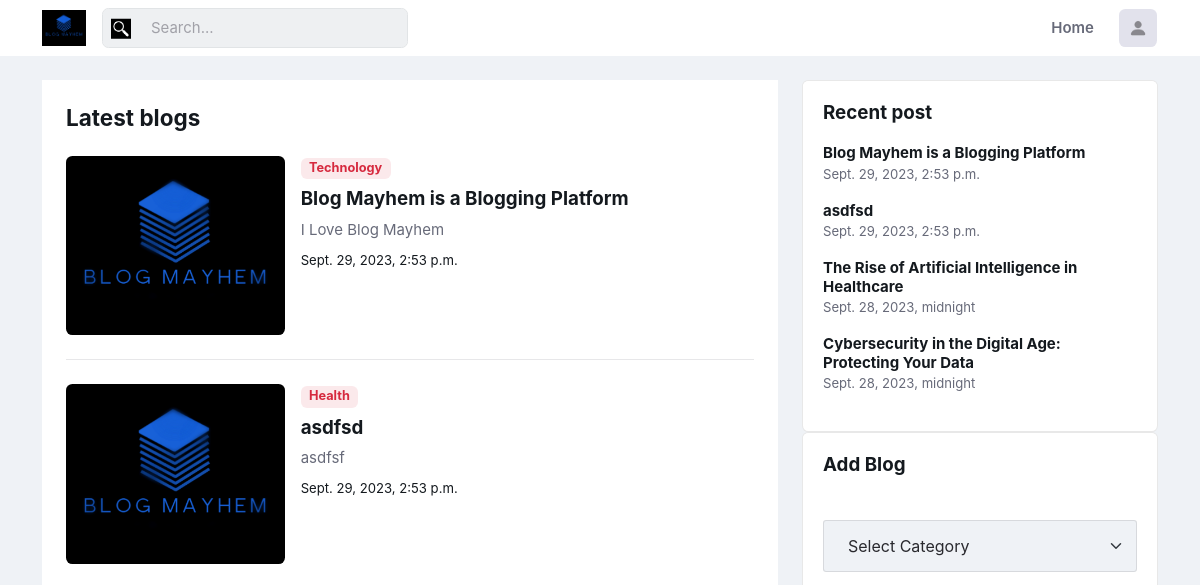
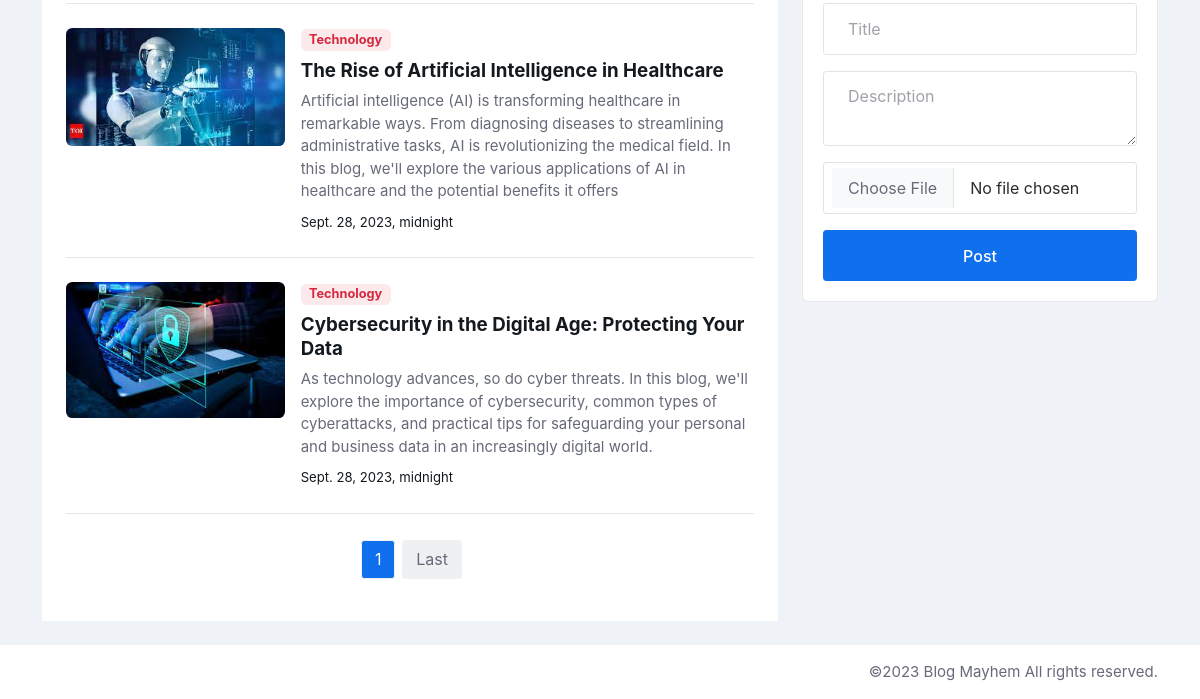
The app's page /page/2, older data (2 pictures, top to bottom).
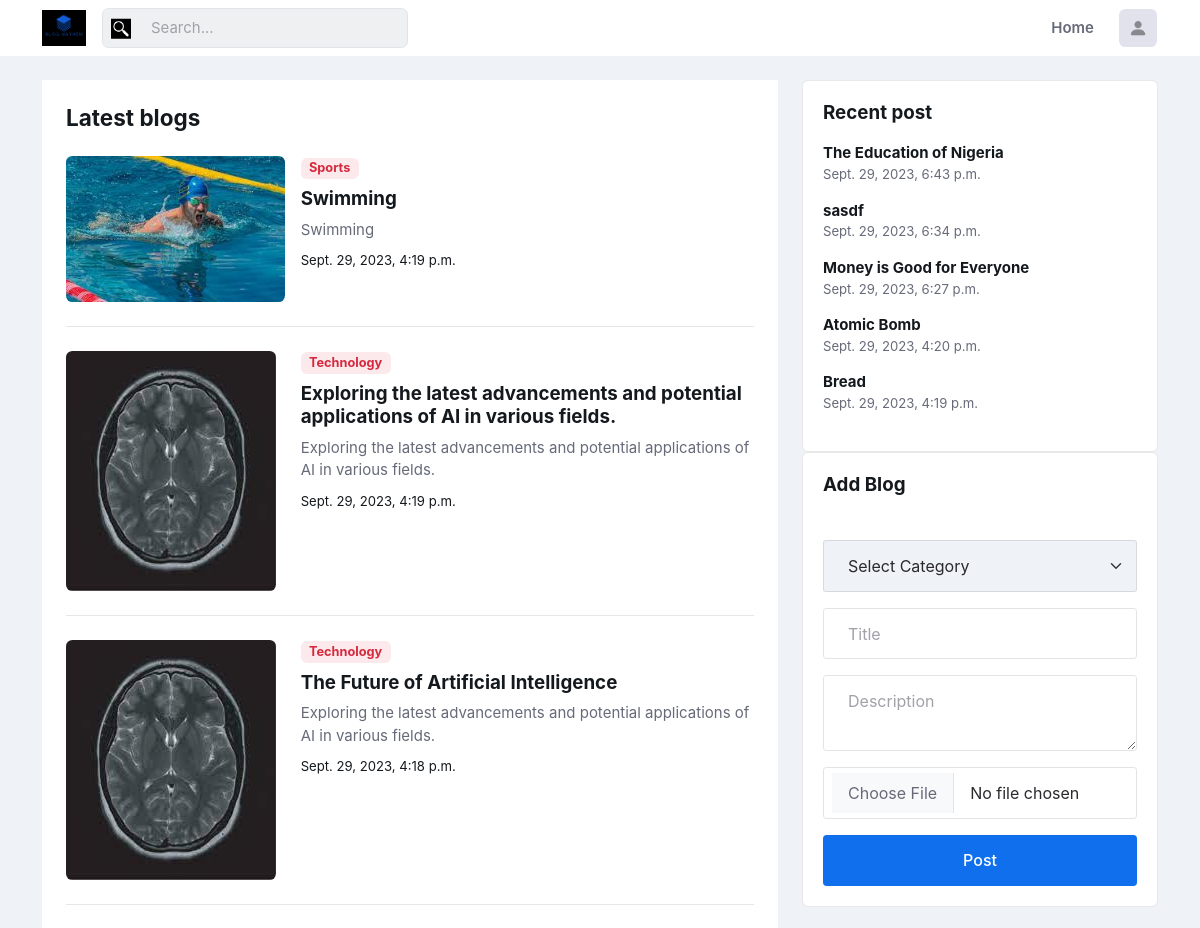
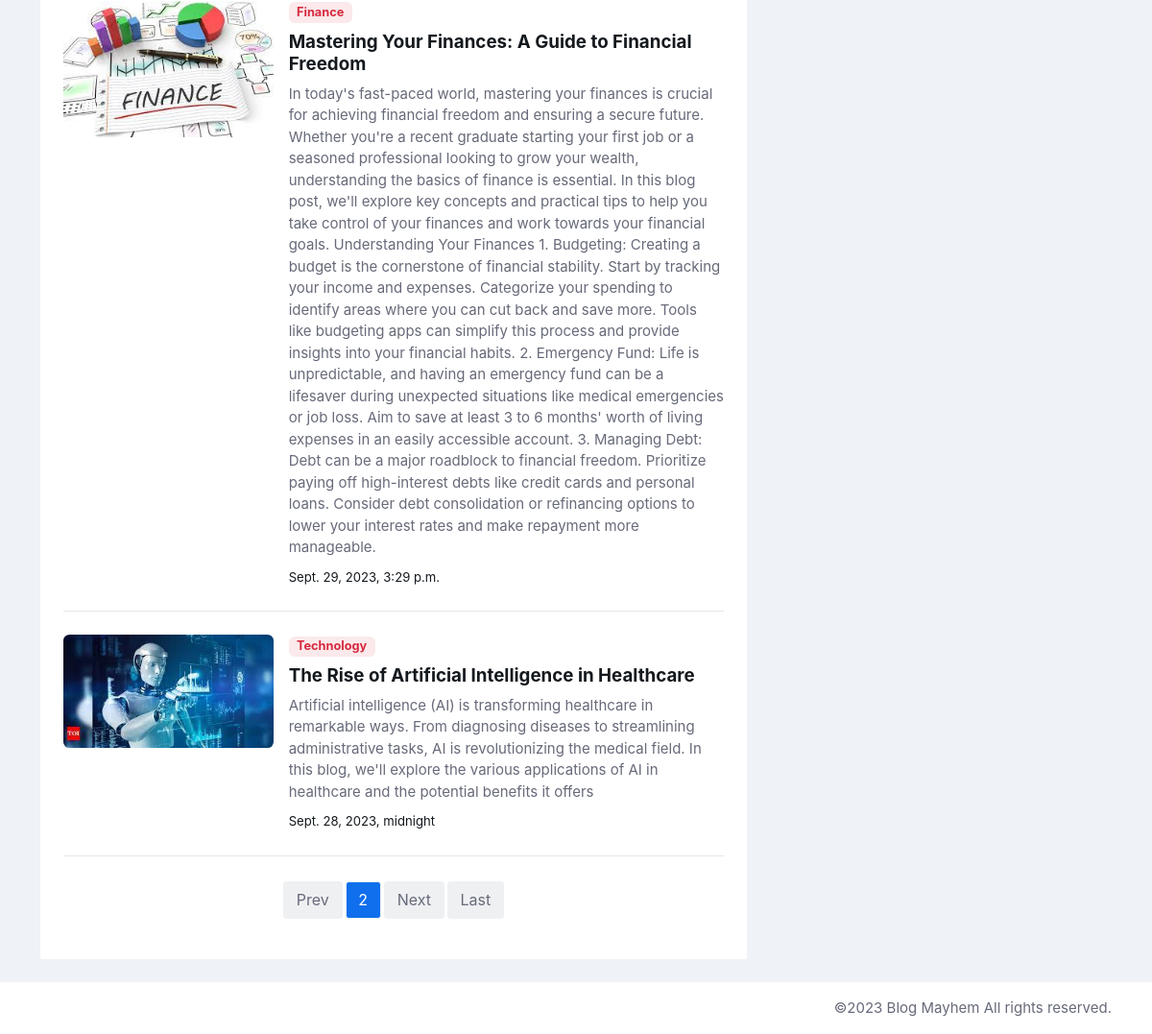
The same page, newer data (2 pictures, top to bottom).
### base/models.py (models this page shows, shortened)
class Blog(models.Model):
    title = models.CharField(max_length=255)
    category = models.ForeignKey(Category, on_delete=models.CASCADE)
    description = models.TextField()
    image = models.ImageField(upload_to="images", storage=FileSystemStorage("base/static"))
    user = models.ForeignKey(User, on_delete=models.CASCADE)
    created = models.DateTimeField(auto_created=True, auto_now_add=True)

class Category(models.Model):
    title = models.CharField(max_length=30)
    def __str__(self):
        return f"{self.title}"

### base/views.py (the view)
# urls.py: path("page/<int:page>", views.page, name="home"),
def page(request, page=1):
    blogs = Blog.objects.order_by("-created")
    paginator = Paginator(blogs, 5)  # Show 10 blogs per page
    page_obj = paginator.get_page(page)
    recent = Blog.objects.order_by("-created")[:5]
    categories = Category.objects.all()
    context = {
        "blogs": page_obj,
        "categories": categories,
        "recent": recent,
    }
    return render(request, "blog.html", context)

### base/templates/blog.html (shortened to what this page needs)
{% extends "base.html" %}
{% load static %}
{% block content %}
<main>
  <div class="container">
    <div class="row g-4">
      <div class="col-lg-8">
        <div class="bg-mode p-4">
          <h1 class="h4 mb-4">Latest blogs</h1>
          {% for blog in blogs %}
          <div class="card bg-transparent border-0">
            <div class="row g-3">
              <div class="col-4">
                <img class="rounded" src="{% static blog.image.url %}" alt="">
              </div>
              <div class="col-8">
                <a class="badge bg-danger bg-opacity-10 text-danger mb-2 fw-bold">{{blog.category}}</a>
                <h5><a href="{% url "details" blog.id %}" class="btn-link  text-reset fw-bold">{{blog.title}}</a></h5>
                <div class="d-none d-sm-inline-block">
                  <p class="mb-2">{{blog.description}}</p>
                  <a class="small text-secondary" href="{% url "details" blog.id %}">{{blog.created}}</a>
                </div>
              </div>
            </div>
          </div>
          <hr class="my-4">
          {% endfor %}
          <div class="mt-4">
            <nav aria-label="navigation">
              <ul class="pagination pagination-light d-inline-block d-md-flex justify-content-center">
                <li class="page-item ">
                  {% if blogs.has_previous %}
                  <a class="page-link" href="{% url "home" blogs.previous_page_number %}">Prev</a>
                  {% endif %}
                </li>
                <li class="page-item active"><a class="page-link" href="{% url "home" %}">{{blogs.number}}</a></li>
                <li class="page-item">
                  {% if blogs.has_next %}
                  <a class="page-link" href="{% url "home" blogs.next_page_number %}">Next</a>
                  {% endif %}
                </li>
                <li class="page-item">
                  <a class="page-link" href="{% url "home" blogs.paginator.num_pages %}">Last</a>
                </li>
              </ul>
            </nav>
          </div>
        </div>
      </div>
      <div class="col-lg-4">
        <div class="row g-4">
          <div class="col-sm-6 col-lg-12">
            <div class="card">
              <div class="card-header pb-0 border-0">
                <h5 class="card-title mb-0">Recent post</h5>
              </div>
              <div class="card-body">
                {% for blog in recent %}
                <div class="mb-3">
                  <h6 class="mb-0"><a href="{% url "details" blog.id %}">{{blog.title}}</a></h6>
                  <small>{{blog.created}}</small>
                </div>
                {% endfor %}
              </div>
            </div>
          </div>
        </div>
        <div class="col-sm-6 col-lg-12">
          <div class="card">
            <div class="card-header pb-0 border-0">
              <h5 class="card-title mb-0">Add Blog</h5>
            </div>
            <div class="card-body">
              <form class="mt-sm-4" method="post" enctype="multipart/form-data" action="{% url "add_blog" %}">
                <div class="mb-3 input-group-lg">
                  <select name="category" class="form-select" placeholder="Category" required>
                    <option value="">Select Category</option>
                  </select>
                </div>
                <div class="mb-3 input-group-lg">
                    <input type="text" name="title" class="form-control" placeholder="Title" required>
                </div>
                <div class="mb-3 input-group-lg">
                    <textarea name="description" class="form-control" placeholder="Description" required></textarea>
                </div>
                <div class="mb-3 input-group-lg">
                    <input type="file" name="image" class="form-control" accept="image/*" required>
                </div>
                <div class="d-grid"><button type="submit" class="btn btn-lg btn-primary">Post</button></div>
            </form>
            </div>
          </div>
        </div>
      </div>
    </div>
  </div>
</main>
{% endblock content %}

### base/templates/base.html (shortened to what this page needs)
<!DOCTYPE html>
{% load static %}
<html lang="en" data-bs-theme="dark"><head><meta http-equiv="Content-Type" content="text/html; charset=UTF-8">
  <link rel="stylesheet" href="{% static 'css2' %}">
	<link rel="stylesheet" type="text/css" href="{% static 'styles/all.min.css' %}">
	<link rel="stylesheet" type="text/css" href="{% static 'styles/bootstrap-icons.css' %}">
	<link rel="stylesheet" type="text/css" href="{% static 'styles/style.css' %}">
</head>
<body>
<header class="navbar-light fixed-top header-static bg-mode">
	<nav class="navbar navbar-expand-lg">
		<div class="container">
			<a class="navbar-brand" href="{% url "home" %}">
        <img class="light-mode-item navbar-brand-item" src="{% static "img/logo.png" %}" alt="logo">
			</a>
			<div class="collapse navbar-collapse" id="navbarCollapse">
        <div class="nav mt-3 mt-lg-0 flex-nowrap align-items-center px-4 px-lg-0">
          <div class="nav-item w-100">
            <form class="rounded position-relative" method="get" action="search">
              <input class="form-control ps-5 bg-light" type="search" name="search" placeholder="Search..." aria-label="Search">
              <button class="btn bg-transparent px-2 py-0 position-absolute top-50 start-0 translate-middle-y" type="submit"><img width="20" height="20" src="{% static "img/search.png" %}" ></button>
            </form>
          </div>
        </div>
				<ul class="navbar-nav navbar-nav-scroll ms-auto">
					<li class="nav-item dropdown">
						<a class="nav-link " href="{% url "home" %}" id="homeMenu" aria-haspopup="true" aria-expanded="false">Home</a>
						</ul>
			</div>
			<ul class="nav flex-nowrap align-items-center ms-sm-3 list-unstyled">
        <li class="nav-item ms-2 dropdown">
					<a class="nav-link btn icon-md p-0" href="#" id="profileDropdown" role="button" data-bs-auto-close="outside" data-bs-display="static" data-bs-toggle="dropdown" aria-expanded="false">
						<img class="avatar-img rounded-2" src="{% static "img/placeholder.jpg" %}" alt="">
					</a>
				</li>
			</ul>
		</div>
	</nav>
</header>
{% block content %}{% endblock content %}
<footer class="bg-mode py-3">
  <div class="container">
    <div class="row">
      <div class="col-md-6">
      </div>
      <div class="col-md-6">
        <p class="text-center text-md-end mb-0">©2023 <a class="text-body" target="_blank" href=""> Blog Mayhem </a>All rights reserved.</p>
      </div>
    </div>
  </div>
</footer>
</body></html>

Row changes from the older to the newer data that the page shows:
removed Blog: image (picture), category "Technology", title "Blog Mayhem is a Blogging Platform", description "I Love Blog Mayhem", created "Sept. 29, 2023, 2:53 p.m."
removed Blog: image (picture), category "Health", title "asdfsd", description "asdfsf", created "Sept. 29, 2023, 2:53 p.m."
no longer on this page (row unchanged): Blog: image (picture), category "Technology", title "Cybersecurity in the Digital Age: Protecting Your Data", description "As technology advances, so do cyber threats. In this blog, we'll explore the importance of cybersecurity, common types of cyberattacks, and practical tips for safeguarding your personal and business data in an increasingly digital world.", created "Sept. 28, 2023, midnight"
no longer on one of the page's lists (row unchanged): Blog: title "The Rise of Artificial Intelligence in Healthcare", created "Sept. 28, 2023, midnight"
added Blog: image (picture), category "Sports", title "Swimming", description "Swimming", created "Sept. 29, 2023, 4:19 p.m.", shown under "Latest blogs"
added Blog: image (picture), category "Technology", title "Exploring the latest advancements and potential applications of AI in various fields.", description "Exploring the latest advancements and potential applications of AI in various fields.", created "Sept. 29, 2023, 4:19 p.m.", shown under "Latest blogs"
added Blog: image (picture), category "Technology", title "The Future of Artificial Intelligence", description "Exploring the latest advancements and potential applications of AI in various fields.", created "Sept. 29, 2023, 4:18 p.m.", shown under "Latest blogs"
added Blog: image (picture), category "Finance", title "Mastering Your Finances: A Guide to Financial Freedom", description "In today's fast-paced world, mastering your finances is crucial for achieving financial freedom and ensuring a secure future. Whether you're a recent graduate starting your first job or a seasoned professional looking to grow your wealth, understanding the basics of finance is essential. In this blog post, we'll explore key concepts and practical tips to help you take control of your finances and work towards your financial goals. Understanding Your Finances 1. Budgeting: Creating a budget is the cornerstone of financial stability. Start by tracking your income and expenses. Categorize your spending to identify areas where you can cut back and save more. Tools like budgeting apps can…", created "Sept. 29, 2023, 3:29 p.m.", shown under "Latest blogs"
added Blog: title "The Education of Nigeria", created "Sept. 29, 2023, 6:43 p.m.", shown under "Recent post"
added Blog: title "sasdf", created "Sept. 29, 2023, 6:34 p.m.", shown under "Recent post"
added Blog: title "Money is Good for Everyone", created "Sept. 29, 2023, 6:27 p.m.", shown under "Recent post"
added Blog: title "Atomic Bomb", created "Sept. 29, 2023, 4:20 p.m.", shown under "Recent post"
added Blog: title "Bread", created "Sept. 29, 2023, 4:19 p.m.", shown under "Recent post"
Text that changed along with them:
{{ blogs.number }}: "1" → "2"
text now shown: "Prev Next"
